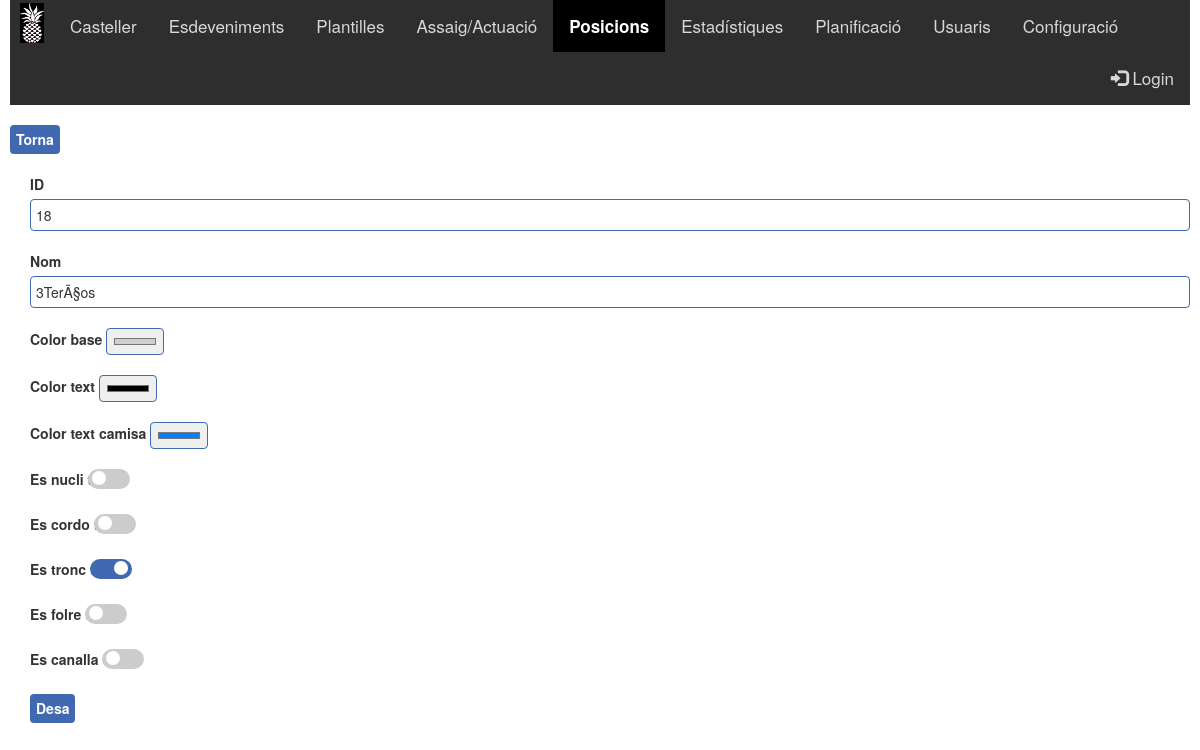
Screenshot of /Posicio_Fitxa.php?id=18 (signed in) with the database file from the repository.
### tables this page shows
CREATE TABLE IF NOT EXISTS `POSICIO` (
  `Posicio_ID` int(11) NOT NULL AUTO_INCREMENT,
  `Nom` varchar(20) NOT NULL,
  `EsNucli` tinyint(1) NOT NULL,
  `EsCordo` tinyint(1) NOT NULL,
  `EsTronc` tinyint(1) NOT NULL,
  `COLORFONS` char(7) NOT NULL,
  `COLORTEXT` char(7) NOT NULL,
  `ESFOLRE` bit(1) DEFAULT NULL,
  `ESCANALLA` tinyint(1) DEFAULT NULL,
  `COLORCAMISA` char(7) NOT NULL,
  PRIMARY KEY (`Posicio_ID`)
);

### Posicio_Fitxa.php (the view, shortened to what this page needs)
<html>
<head>
</head>
<?php include "$_SERVER[DOCUMENT_ROOT]/pinyator/Style.php";?>
<body>
<?php $menu=7; include "$_SERVER[DOCUMENT_ROOT]/pinyator/Menu.php";
	include "$_SERVER[DOCUMENT_ROOT]/pinyator/Connexio.php";
	$id = 0;
	if (!empty($_GET['id']))
	{
		$id = intval($_GET['id']);
	}
	$nom = "";
	echo "<form method='post' action='Posicio_Desa.php'>";
	if ($id > 0)
	{
		$sql="SELECT NOM, ESNUCLI, ESCORDO, ESTRONC, ESFOLRE, COLORFONS, COLORTEXT, ESCANALLA, COLORCAMISA
		FROM POSICIO
		WHERE POSICIO_ID = ".$id;
		$result = mysqli_query($conn, $sql);
		if (mysqli_num_rows($result) > 0)
		{
			while($row = mysqli_fetch_assoc($result))
			{
				$nom = $row["NOM"];
				$colorfons = $row["COLORFONS"];
				$colortext = $row["COLORTEXT"];
				$colorcamisa = $row["COLORCAMISA"];
			}
		}
		else if (mysqli_error($conn) != "")
		{
			echo "Error: " . $sql . "<br>" . mysqli_error($conn);
		}
	}
?>
	<div>
		<table class="butons">
			<tr>
				<th><a href="Posicio.php" class="boto" >Torna</a></th>
			</tr>
		</table>
	</div>
	<br>
	<div class="form_group">
		<label>ID</label>
		<input type="text" class="form_edit" name="id" value="<?php echo $id ?>" readonly>
		<br><br>
		<label>Nom</label>
		<input type="text" class="form_edit" name="nom" value="<?php echo $nom ?>" autofocus required>
		<br><br>
		<label>Color base</label>
		<input name="colorfons" class="form_edit" value="<?php echo $colorfons ?>" style="width:5%;" type="color">
		<br><br>
		<label>Color text</label>
		<input name="colortext" class="form_edit" value="<?php echo $colortext ?>" style="width:5%;" type="color">
		<br><br>
		<label>Color text camisa</label>
		<input name="colorcamisa" class="form_edit" value="<?php echo $colorcamisa ?>" style="width:5%;" type="color">
		<br><br>
		<label>Es nucli</label>
		<label class="switch">texte
			<span class="slider round"></span>
		</label>
		<br><br>
		<label>Es cordo</label>
		<label class="switch">texte
			<span class="slider round"></span>
		</label>
		<br><br>
		<label>Es tronc</label>
		<label class="switch">texte
			<span class="slider round"></span>
		</label>
		<br><br>
		<label>Es folre</label>
		<label class="switch">texte
			<span class="slider round"></span>
		</label>
		<br><br>
		<label>Es canalla</label>
		<label class="switch">texte
			<span class="slider round"></span>
		</label>
		<br><br>
		<button type="Submit" class="boto">Desa</button>
	</div>
	</form>
</body>
</html>

### Style_Custom.css (style rules this page uses)
table.butons { border: 0px; width: 80%; }
.boto { display: inline-block; padding: 2px 6px; font-size: 14px; line-height: 1.8; vertical-align: bottom; -webkit-appearance: none; -moz-appearance: none; appearance: none; -webkit-box-shadow: none; -moz-box-shadow: none; box-shadow: none; -webkit-border-radius: 0; -moz-border-radius: 0; border-radius: 4px; color: #FFF; background-color: #4069B2; border-color:#1D51B2; border: none; text-align: center; white-space: nowrap; vertical-align: middle; cursor: pointer; -moz-user-select: none; background-image: none; font-weight: bold; }
div.form_group { padding-left: 20px; padding-bottom: 10px; }
.form_edit { border: 1px solid #4069B2; border-radius: 4px; width:100%; padding: 5px; }
.switch { position: relative; display: inline-block; width: 42px; height: 20px; }
.slider { position: absolute; cursor: pointer; top: 0; left: 0; right: 0; bottom: 0; background-color: #ccc; -webkit-transition: .4s; transition: .4s; }
.slider:before { position: absolute; content: ""; height: 14px; width: 14px; left: 4px; bottom: 4px; background-color: white; -webkit-transition: .4s; transition: .4s; }
input:checked + .slider { background-color: #4069B2; }
input:checked + .slider:before { -webkit-transform: translateX(20); -ms-transform: translateX(20px); transform: translateX(20px); }
.slider.round { border-radius: 18px; }
.slider.round:before { border-radius: 50%; }

### rows the page displays
posicio: nom "3TerÃ§os", colorfons "#cfcfcf", colortext "#000000", colorcamisa "#0080ff"
